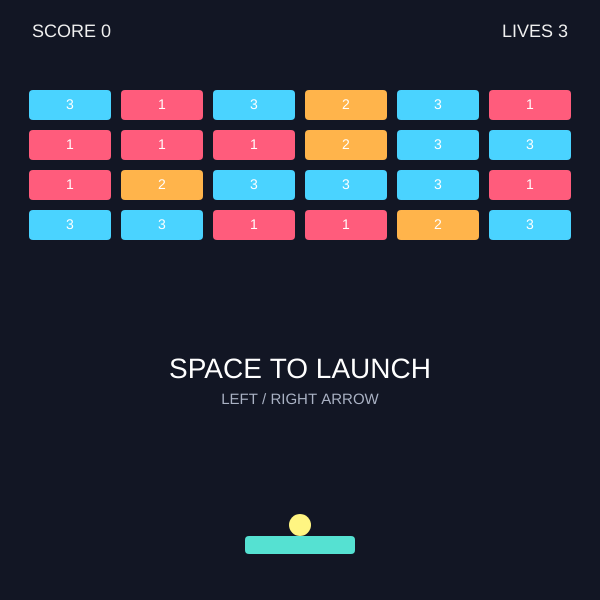
Frame 1 (no input)
Frame 60 (no input): identical to frame 1, image omitted
Frame 120 (the mouse pressed at the canvas centre since frame 60): identical to frame 1, image omitted

The p5.js sketch that drew this single still picture (run headless with seeded random() and noise() and a simulated clock; from frame 60 on, the mouse is pressed at the canvas centre):

// p5.js sketch
// ── sketch.js
let gameState = "ready";
let score = 0;
let lives = START_LIVES;
let resets = 0;

let ballX;
let ballY;
let ballVelX;
let ballVelY;
let ballSpeed = INITIAL_BALL_SPEED;

let paddleX;
let paddleY;

let bricks = [];

function setup() {
  createCanvas(CANVAS_SIZE, CANVAS_SIZE);
  rectMode(CENTER);
  textFont("Arial");
  startNewGame();
}

function draw() {
  drawBackground();

  if (gameState === "playing") {
    handlePaddleInput();
    moveBall();
    handleWallCollision();
    handlePaddleCollision();
    handleBrickCollision();
    handleMissedBall();
    handleGridReset();
  } else {
    keepBallOnPaddle();
  }

  drawBricks();
  drawPaddle();
  drawBall();
  drawUI();
  drawMessage();
}

function keyPressed() {
  if (key === " " && gameState === "ready") {
    launchBall();
  }

  if ((key === "r" || key === "R") && gameState === "gameOver") {
    startNewGame();
  }
}

function startNewGame() {
  score = 0;
  lives = START_LIVES;
  resets = 0;
  ballSpeed = INITIAL_BALL_SPEED;
  paddleX = width / 2;
  paddleY = height - PADDLE_BOTTOM_MARGIN;
  createBricks();
  resetBall();
}

function resetBall() {
  gameState = "ready";
  ballVelX = 0;
  ballVelY = 0;
  keepBallOnPaddle();
}

function launchBall() {
  gameState = "playing";
  ballVelX = random([-1, 1]) * ballSpeed * INITIAL_LAUNCH_X_RATIO;
  ballVelY = -ballSpeed;
}

function keepBallOnPaddle() {
  ballX = paddleX;
  ballY = paddleY - PADDLE_HEIGHT / 2 - BALL_RADIUS;
}

function createBricks() {
  bricks = [];

  for (let row = 0; row < BRICK_ROWS; row++) {
    bricks[row] = [];

    for (let col = 0; col < BRICK_COLS; col++) {
      let health = floor(random(BRICK_HEALTH_MIN, BRICK_HEALTH_MAX + 1));
      bricks[row][col] = {
        health: health,
        maxHealth: health,
      };
    }
  }
}

function drawBackground() {
  background(18, 22, 36);
}

function drawUI() {
  fill(240);
  textSize(18);
  textAlign(LEFT, CENTER);
  text("SCORE " + score, 32, 32);
  textAlign(RIGHT, CENTER);
  text("LIVES " + lives, width - 32, 32);
}

function drawMessage() {
  textAlign(CENTER, CENTER);

  if (gameState === "ready") {
    fill(255);
    textSize(28);
    text("SPACE TO LAUNCH", width / 2, height / 2 + 70);
    textSize(15);
    fill(170, 178, 196);
    text("LEFT / RIGHT ARROW", width / 2, height / 2 + 100);
  }

  if (gameState === "gameOver") {
    fill(255);
    textSize(34);
    text("GAME OVER", width / 2, height / 2 + PADDLE_BOTTOM_MARGIN);
    textSize(16);
    fill(170, 178, 196);
    text("PRESS R TO RESTART", width / 2, height / 2 + 92);
  }
}

function drawPaddle() {
  noStroke();
  fill(85, 225, 210);
  rect(paddleX, paddleY, PADDLE_WIDTH, PADDLE_HEIGHT, 4);
}

function drawBall() {
  noStroke();
  fill(255, 245, 130);
  circle(ballX, ballY, BALL_RADIUS * 2);
}

function drawBricks() {
  let startX = getBrickStartX();

  for (let row = 0; row < BRICK_ROWS; row++) {
    for (let col = 0; col < BRICK_COLS; col++) {
      let brick = bricks[row][col];

      if (brick.health > 0) {
        let x = startX + col * (BRICK_WIDTH + BRICK_GAP) + BRICK_WIDTH / 2;
        let y = BRICK_TOP + row * (BRICK_HEIGHT + BRICK_GAP) + BRICK_HEIGHT / 2;
        let baseColor = BRICK_COLORS[brick.maxHealth - 1];
        let alpha = BRICK_MAX_ALPHA;

        if (brick.maxHealth > 1) {
          alpha = map(brick.health, BRICK_HEALTH_MIN, brick.maxHealth, BRICK_MIN_ALPHA, BRICK_MAX_ALPHA);
        }

        noStroke();
        fill(baseColor[0], baseColor[1], baseColor[2], alpha);
        rect(x, y, BRICK_WIDTH, BRICK_HEIGHT, 4);

        fill(255, alpha);
        textSize(14);
        textAlign(CENTER, CENTER);
        text(brick.health, x, y);
      }
    }
  }
}

function handlePaddleInput() {
  if (keyIsDown(LEFT_ARROW)) {
    paddleX -= PADDLE_SPEED;
  }

  if (keyIsDown(RIGHT_ARROW)) {
    paddleX += PADDLE_SPEED;
  }

  paddleX = constrain(
    paddleX,
    PADDLE_WIDTH / 2 + PLAY_AREA_SIDE_MARGIN,
    width - PADDLE_WIDTH / 2 - PLAY_AREA_SIDE_MARGIN
  );
}

function moveBall() {
  ballX += ballVelX;
  ballY += ballVelY;
}

function handleWallCollision() {
  if (ballX - BALL_RADIUS < PLAY_AREA_SIDE_MARGIN) {
    ballX = PLAY_AREA_SIDE_MARGIN + BALL_RADIUS;
    ballVelX *= -1;
  }

  if (ballX + BALL_RADIUS > width - PLAY_AREA_SIDE_MARGIN) {
    ballX = width - PLAY_AREA_SIDE_MARGIN - BALL_RADIUS;
    ballVelX *= -1;
  }

  if (ballY - BALL_RADIUS < PLAY_AREA_TOP) {
    ballY = PLAY_AREA_TOP + BALL_RADIUS;
    ballVelY *= -1;
  }
}

function handlePaddleCollision() {
  if (ballVelY <= 0) {
    return;
  }

  if (checkCircleRectCollision(ballX, ballY, BALL_RADIUS, paddleX, paddleY, PADDLE_WIDTH, PADDLE_HEIGHT)) {
    let hitPosition = constrain((ballX - paddleX) / (PADDLE_WIDTH / 2), -1, 1);

    // The hit position gives the player control: center hits go upward, edge hits angle sideways.
    ballVelX = hitPosition * ballSpeed;
    ballVelY = -sqrt(ballSpeed * ballSpeed - ballVelX * ballVelX * PADDLE_BOUNCE_X_WEIGHT);
    ballY = paddleY - PADDLE_HEIGHT / 2 - BALL_RADIUS;
  }
}

function handleBrickCollision() {
  let startX = getBrickStartX();

  for (let row = 0; row < BRICK_ROWS; row++) {
    for (let col = 0; col < BRICK_COLS; col++) {
      let brick = bricks[row][col];

      if (brick.health > 0) {
        let x = startX + col * (BRICK_WIDTH + BRICK_GAP) + BRICK_WIDTH / 2;
        let y = BRICK_TOP + row * (BRICK_HEIGHT + BRICK_GAP) + BRICK_HEIGHT / 2;

        if (checkCircleRectCollision(ballX, ballY, BALL_RADIUS, x, y, BRICK_WIDTH, BRICK_HEIGHT)) {
          brick.health--;
          bounceBallFromBrick(x, y);

          if (brick.health === 0) {
            score += brick.maxHealth * BRICK_SCORE_MULTIPLIER;
          }

          return;
        }
      }
    }
  }
}

function bounceBallFromBrick(brickX, brickY) {
  let collisionSide = getCircleRectCollisionSide(
    ballX,
    ballY,
    BALL_RADIUS,
    brickX,
    brickY,
    BRICK_WIDTH,
    BRICK_HEIGHT
  );

  // The smaller overlap is the side the ball most likely entered from.
  if (collisionSide === "horizontal") {
    ballVelX *= -1;
  } else {
    ballVelY *= -1;
  }
}

function handleMissedBall() {
  if (ballY - BALL_RADIUS > height) {
    lives--;

    if (lives <= 0) {
      gameState = "gameOver";
    } else {
      resetBall();
    }
  }
}

function handleGridReset() {
  if (countRemainingBricks() === 0) {
    resets++;
    ballSpeed = min(MAX_BALL_SPEED, ballSpeed * SPEED_UP_RATE);
    createBricks();
    resetBall();
  }
}

function countRemainingBricks() {
  let count = 0;

  for (let row = 0; row < BRICK_ROWS; row++) {
    for (let col = 0; col < BRICK_COLS; col++) {
      if (bricks[row][col].health > 0) {
        count++;
      }
    }
  }

  return count;
}

function getBrickStartX() {
  let gridWidth = BRICK_COLS * BRICK_WIDTH + (BRICK_COLS - 1) * BRICK_GAP;
  return (width - gridWidth) / 2;
}

// ── constant.js
// 캔버스는 정사각형으로 고정해서 벽돌 위치 계산을 단순하게 한다.
const CANVAS_SIZE = 600;

// 공 속도는 무한 점수 모드의 난이도를 결정한다.
const INITIAL_BALL_SPEED = 6;
const MAX_BALL_SPEED = 12;
const SPEED_UP_RATE = 1.08;

// 한 번 실수해도 바로 끝나지 않도록 기본 목숨을 둔다.
const START_LIVES = 3;

const BALL_RADIUS = 11;

const PADDLE_WIDTH = 110;
const PADDLE_HEIGHT = 18;
const PADDLE_SPEED = 8;

// 패들을 바닥에서 조금 띄워 공을 받을 공간을 만든다.
const PADDLE_BOTTOM_MARGIN = 55;

// 상단 UI와 좌우 가장자리를 게임 영역에서 분리한다.
const PLAY_AREA_SIDE_MARGIN = 24;
const PLAY_AREA_TOP = 52;

// 벽돌은 2차원 배열 구조가 잘 보이도록 행과 열을 고정한다.
const BRICK_ROWS = 4;
const BRICK_COLS = 6;
const BRICK_WIDTH = 82;
const BRICK_HEIGHT = 30;
const BRICK_GAP = 10;
const BRICK_TOP = 90;

// 벽돌 체력은 1~3 사이에서 단순 랜덤으로 정한다.
const BRICK_HEALTH_MIN = 1;
const BRICK_HEALTH_MAX = 3;
const BRICK_SCORE_MULTIPLIER = 10;

// 체력이 줄어든 벽돌은 색을 연하게 보여준다.
const BRICK_MIN_ALPHA = 95;
const BRICK_MAX_ALPHA = 255;

const BRICK_COLORS = [
  [255, 92, 124],
  [255, 180, 75],
  [74, 211, 255],
];

// 시작할 때 공이 완전히 수직으로만 올라가면 플레이가 단조로워진다.
const INITIAL_LAUNCH_X_RATIO = 0.45;

// 패들 가장자리에 맞은 공이 너무 수평으로만 날아가지 않게 보정한다.
const PADDLE_BOUNCE_X_WEIGHT = 0.45;

// ── utils.js
function checkCircleRectCollision(circleX, circleY, circleRadius, rectX, rectY, rectWidth, rectHeight) {
  let closestX = constrain(circleX, rectX - rectWidth / 2, rectX + rectWidth / 2);
  let closestY = constrain(circleY, rectY - rectHeight / 2, rectY + rectHeight / 2);

  return dist(circleX, circleY, closestX, closestY) <= circleRadius;
}

function getCircleRectCollisionSide(circleX, circleY, circleRadius, rectX, rectY, rectWidth, rectHeight) {
  let overlapX = rectWidth / 2 + circleRadius - abs(circleX - rectX);
  let overlapY = rectHeight / 2 + circleRadius - abs(circleY - rectY);

  if (overlapX < overlapY) {
    return "horizontal";
  }

  return "vertical";
}
